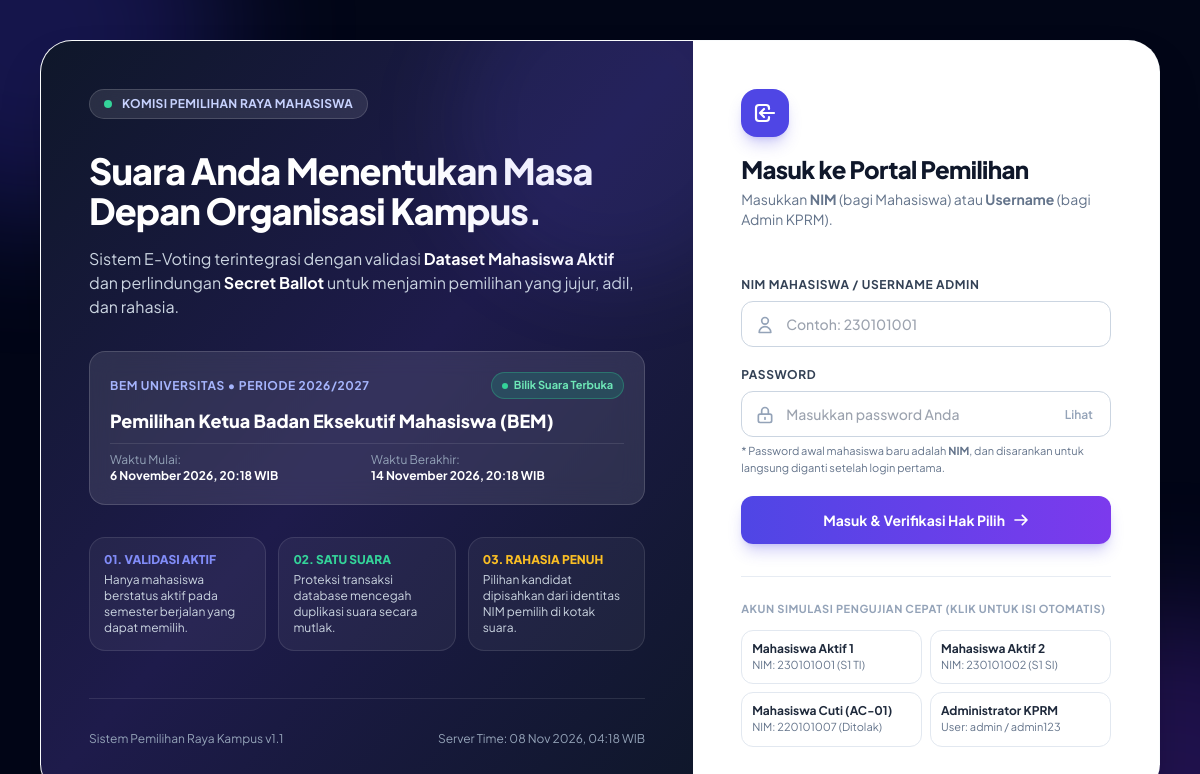
The page /login on the database its author committed.
### tables this page shows
CREATE TABLE `elections` (
    `id` INT UNSIGNED AUTO_INCREMENT PRIMARY KEY,
    `title` VARCHAR(200) NOT NULL,
    `organization_name` VARCHAR(150) NOT NULL DEFAULT 'BEM Universitas',
    `period_label` VARCHAR(50) NOT NULL DEFAULT '2026/2027',
    `description` TEXT NULL,
    `start_time` DATETIME NOT NULL,
    `end_time` DATETIME NOT NULL,
    `status` ENUM('draft', 'active', 'closed') NOT NULL DEFAULT 'draft',
    `is_result_published` TINYINT(1) NOT NULL DEFAULT 0 COMMENT '1 = Mahasiswa dapat melihat hasil akhir',
    `created_at` DATETIME NOT NULL DEFAULT CURRENT_TIMESTAMP,
    `updated_at` DATETIME NOT NULL DEFAULT CURRENT_TIMESTAMP ON UPDATE CURRENT_TIMESTAMP,
    INDEX `idx_elections_status` (`status`)
);

### app/Views/auth/login.php (the view, shortened to what the rows shown need)
<!DOCTYPE html>
<html lang="id">
<head>
    <script src="https://cdn.tailwindcss.com"></script>
</head>
<body class="bg-slate-950 text-slate-800 min-h-screen flex items-center justify-center p-4 sm:p-6 lg:p-10 relative overflow-x-hidden">
    <div class="max-w-6xl w-full bg-white rounded-[2rem] shadow-2xl overflow-hidden grid grid-cols-1 lg:grid-cols-12 border border-slate-200/20 relative z-10">
        <div class="lg:col-span-7 bg-gradient-to-br from-slate-900 via-indigo-950 to-slate-900 text-white p-8 sm:p-12 flex flex-col justify-between relative overflow-hidden">
            <div>
                <h1 class="text-3xl sm:text-4xl font-extrabold tracking-tight leading-tight mb-4">
                    Suara Anda Menentukan Masa Depan Organisasi Kampus.
                </h1>
                <?php if (!empty($election)): ?>
                    <div class="p-5 rounded-2xl bg-white/10 backdrop-blur-md border border-white/15 mb-8">
                        <div class="flex flex-wrap items-center justify-between gap-2 mb-2">
                            <span class="text-xs font-bold uppercase tracking-wider text-indigo-300">
                                <?= e($election['organization_name']) ?> &bull; Periode <?= e($election['period_label']) ?>
                            </span>
                            <?php if (($timeState['can_vote'] ?? false) === true): ?>
                                <span class="inline-flex items-center gap-1.5 px-2.5 py-1 rounded-full text-[11px] font-bold bg-emerald-500/20 text-emerald-300 border border-emerald-400/30">
                                    <span class="w-1.5 h-1.5 rounded-full bg-emerald-400 animate-ping"></span>
                                    Bilik Suara Terbuka
                                </span>
                            <?php else: ?>
                                <span class="inline-flex items-center gap-1.5 px-2.5 py-1 rounded-full text-[11px] font-bold bg-amber-500/20 text-amber-300 border border-amber-400/30">
                                    <?= e($timeState['label'] ?? 'Tidak Aktif') ?>
                                </span>
                            <?php endif; ?>
                        </div>
                        <h2 class="text-lg font-extrabold text-white mb-2"><?= e($election['title']) ?></h2>
                        <div class="grid grid-cols-1 sm:grid-cols-2 gap-2 text-xs text-slate-300 pt-2 border-t border-white/10">
                            <div>
                                <span class="text-slate-400 block">Waktu Mulai:</span>
                                <strong class="text-white"><?= format_indo_datetime($election['start_time']) ?></strong>
                            </div>
                            <div>
                                <span class="text-slate-400 block">Waktu Berakhir:</span>
                                <strong class="text-white"><?= format_indo_datetime($election['end_time']) ?></strong>
                            </div>
                        </div>
                    </div>
                <?php endif; ?>
            </div>
        </div>
        <div class="lg:col-span-5 p-8 sm:p-12 flex flex-col justify-center bg-white">
            <div class="mb-7">
                <h2 class="text-2xl font-extrabold text-slate-900 tracking-tight">Masuk ke Portal Pemilihan</h2>
            </div>
        </div>
    </div>
</body>
</html>

### rows shown on the page
elections: organization_name "BEM UNIVERSITAS", period_label "2026/2027", title "Pemilihan Ketua Badan Eksekutif Mahasiswa (BEM)", start_time "6 November 2026, 20:18 WIB", end_time "14 November 2026, 20:18 WIB"
